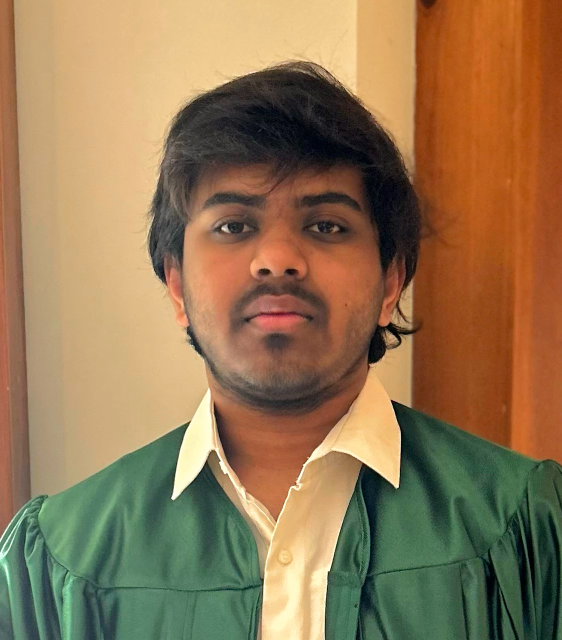
#> input picture pic.JPG, 1123 x 1280 px (shown at 1/2 size)
$ python make_ascii_svg.py ../pic.JPG
#> lines starting #> are read from the running program, lines starting #| are printed output that depends on the picture
#!/usr/bin/env python3
"""
make_ascii_svg.py — convert a prepped portrait photo into a monochrome ASCII-art
SVG. Each row wipes in left-to-right via a clip-path <animate>, rows are
staggered top-to-bottom, and the whole animation plays exactly once (no loop).

Usage:
    python scripts/make_ascii_svg.py data/photo_prepped.png -o assets/ascii-portrait.svg

Requires: pillow
    pip install pillow
"""
import argparse
from pathlib import Path
from xml.sax.saxutils import escape

from PIL import Image

# Density ramp: index 0 = lightest (background), last = darkest (subject detail).
RAMP = " .'`^,:;Il!i><~+_-?][}{1)(|\\/tfjrxnuvczXYUJCLQ0OZmwqpdbkhao*#MW&8%B@$"


def image_to_ascii_grid(img: Image.Image, cols: int, rows: int) -> list[str]:
    gray = img.convert("L").resize((cols, rows), Image.LANCZOS)
    pixels = list(gray.getdata())
    ramp_len = len(RAMP) - 1
    lines = []
    for r in range(rows):
        row_pixels = pixels[r * cols : (r + 1) * cols]
        # invert: bright (background/white) -> ramp[0] (space), dark -> dense glyph
        chars = "".join(RAMP[ramp_len - int(p / 255 * ramp_len)] for p in row_pixels)
        lines.append(chars)
    return lines


def build_svg(
    grid: list[str],
    cell_w: float,
    cell_h: float,
    font_size: float,
    fg: str,
    bg: str,
    row_stagger: float,
    row_duration: float,
) -> str:
    cols = len(grid[0]) if grid else 0
    rows = len(grid)
    width = cols * cell_w
    height = rows * cell_h

    parts: list[str] = []
    parts.append(
        f'<svg xmlns="http://www.w3.org/2000/svg" viewBox="0 0 {width:.1f} {height:.1f}" '
        f'width="{width:.0f}" height="{height:.0f}" role="img" aria-label="Animated ASCII portrait" '
        f'font-family="SFMono-Regular,Menlo,Consolas,\'DejaVu Sans Mono\',monospace" '
        f'font-size="{font_size:.1f}" fill="{fg}">'
    )
    parts.append(f'<rect x="0" y="0" width="{width:.1f}" height="{height:.1f}" fill="{bg}"/>')

    for i, row in enumerate(grid):
        y = (i + 1) * cell_h - (cell_h - font_size) / 2 - font_size * 0.2
        clip_id = f"rowclip{i}"
        begin = i * row_stagger
        safe_row = escape(row)
        parts.append(f'<clipPath id="{clip_id}">')
        parts.append(f'<rect x="0" y="{i * cell_h:.2f}" width="0" height="{cell_h:.2f}">')
        parts.append(
            f'<animate attributeName="width" from="0" to="{width:.1f}" '
            f'begin="{begin:.3f}s" dur="{row_duration:.3f}s" fill="freeze" '
            f'calcMode="spline" keySplines="0.25 0.1 0.25 1"/>'
        )
        parts.append('</rect>')
        parts.append('</clipPath>')
        parts.append(f'<g clip-path="url(#{clip_id})">')
        parts.append(
            f'<text x="0" y="{y:.2f}" '
            f'textLength="{width:.1f}" lengthAdjust="spacingAndGlyphs" '
            f'xml:space="preserve">{safe_row}</text>'
        )
        parts.append('</g>')

    parts.append('</svg>')
    return "".join(parts)


def main() -> int:
    parser = argparse.ArgumentParser(description=__doc__)
    parser.add_argument("input", type=Path, help="prepped portrait PNG (white background)")
    parser.add_argument("-o", "--output", type=Path, default=Path("assets/ascii-portrait.svg"))
    parser.add_argument("--cols", type=int, default=100)
    parser.add_argument("--rows", type=int, default=53)
    parser.add_argument("--cell-w", type=float, default=7.2, help="pixel width per character cell")
    parser.add_argument("--cell-h", type=float, default=13.5, help="pixel height per character cell")
    parser.add_argument("--font-size", type=float, default=13.0)
    parser.add_argument("--fg", type=str, default="#39d353", help="foreground (glyph) color")
    parser.add_argument("--bg", type=str, default="#0d1117", help="background color")
    parser.add_argument("--row-stagger", type=float, default=0.045, help="seconds between row starts")
    parser.add_argument("--row-duration", type=float, default=0.55, help="seconds for one row's wipe")
    args = parser.parse_args()

    if not args.input.exists():
        raise SystemExit(f"error: input not found: {args.input}")

    img = Image.open(args.input)
#> img is the input picture: PIL image 1123x1280 RGB; mean R, G, B 145.4, 118, 82.6
    grid = image_to_ascii_grid(img, args.cols, args.rows)
#> in image_to_ascii_grid, `gray = img.convert("L").resize((cols, rows), Image.LANCZOS)`:
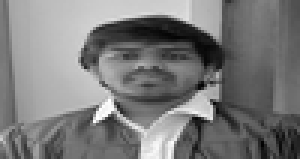
#> gray: PIL image 100x53 L (shown 3 times larger); min 1, max 255, mean 122.1
#> in image_to_ascii_grid, `pixels = list(gray.getdata())`: pixels = 5300 values, max 255 at index 3633, min 1 at index 4887, mean 122.1
#> after the loop in image_to_ascii_grid, `for r in range(rows):`: lines = 53 items
#> grid = 53 items
    svg = build_svg(
        grid,
        cell_w=args.cell_w,
        cell_h=args.cell_h,
        font_size=args.font_size,
        fg=args.fg,
        bg=args.bg,
        row_stagger=args.row_stagger,
        row_duration=args.row_duration,
    )
#> in build_svg, `cols = len(grid[0]) if grid else 0`: cols = 100
#> in build_svg, `rows = len(grid)`: rows = 53
#> in build_svg, `width = cols * cell_w`: width = 720
#> in build_svg, `height = rows * cell_h`: height = 715.5
#> the loop in build_svg, `for i, row in enumerate(grid):` made 53 passes
#> (y, clip_id, begin) on passes 1 to 12: (10.65, 'rowclip0', 0), (24.15, 'rowclip1', 0.045), (37.65, 'rowclip2', 0.09), (51.15, 'rowclip3', 0.135), (64.65, 'rowclip4', 0.18), (78.15, 'rowclip5', 0.225), (91.65, 'rowclip6', 0.27), (105.2, 'rowclip7', 0.315), (118.7, 'rowclip8', 0.36), (132.2, 'rowclip9', 0.405), (145.7, 'rowclip10', 0.45), (159.2, 'rowclip11', 0.495)
#> after the loop in build_svg, `for i, row in enumerate(grid):`: parts = 426 items

    args.output.parent.mkdir(parents=True, exist_ok=True)
    args.output.write_text(svg, encoding="utf-8")
    print(f"done -> {args.output} ({args.cols}x{args.rows} chars)")
    return 0


if __name__ == "__main__":
    raise SystemExit(main())
#> (the program exits here)
